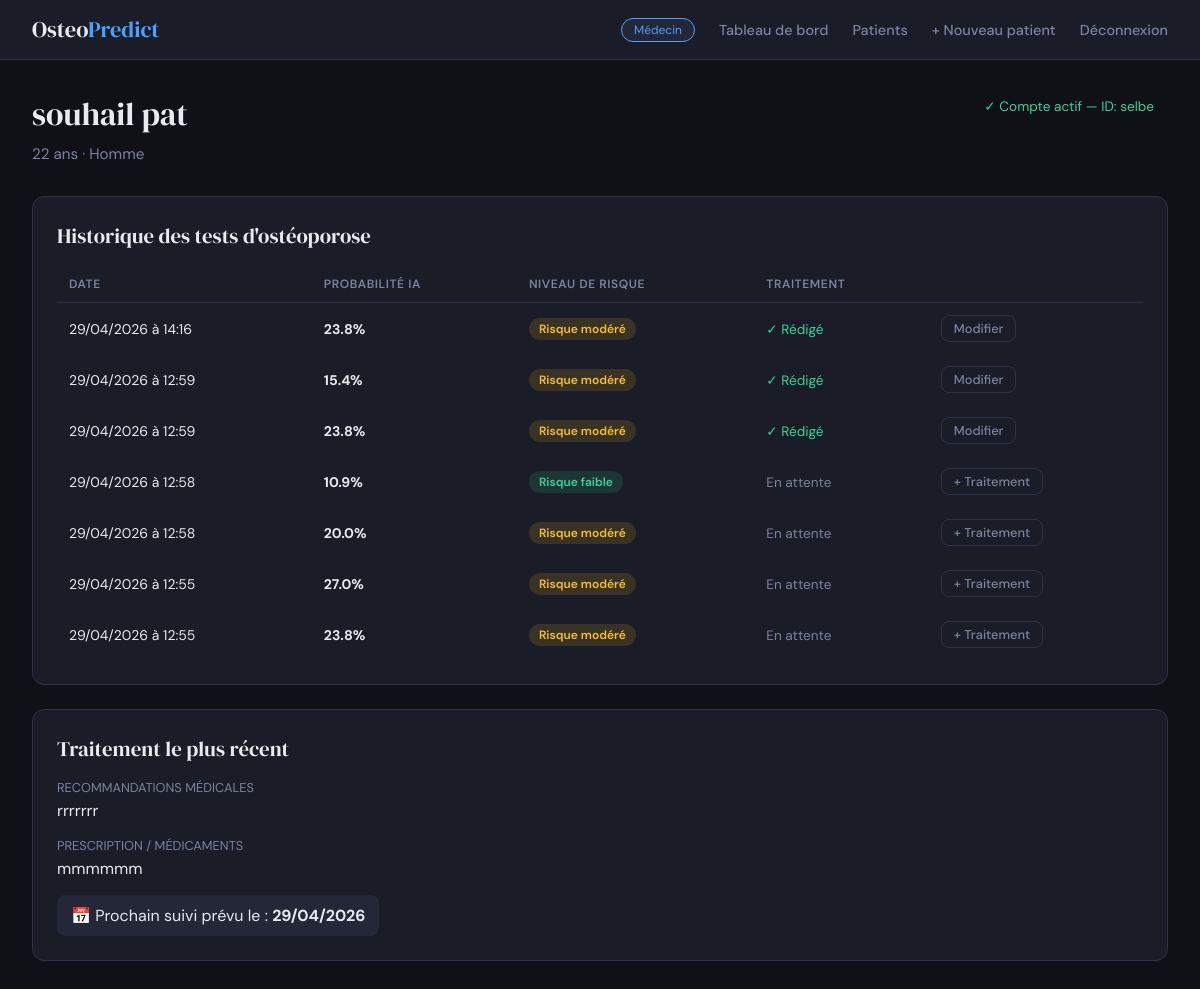
The page /patients/5/ (signed in) on the database as committed earlier.
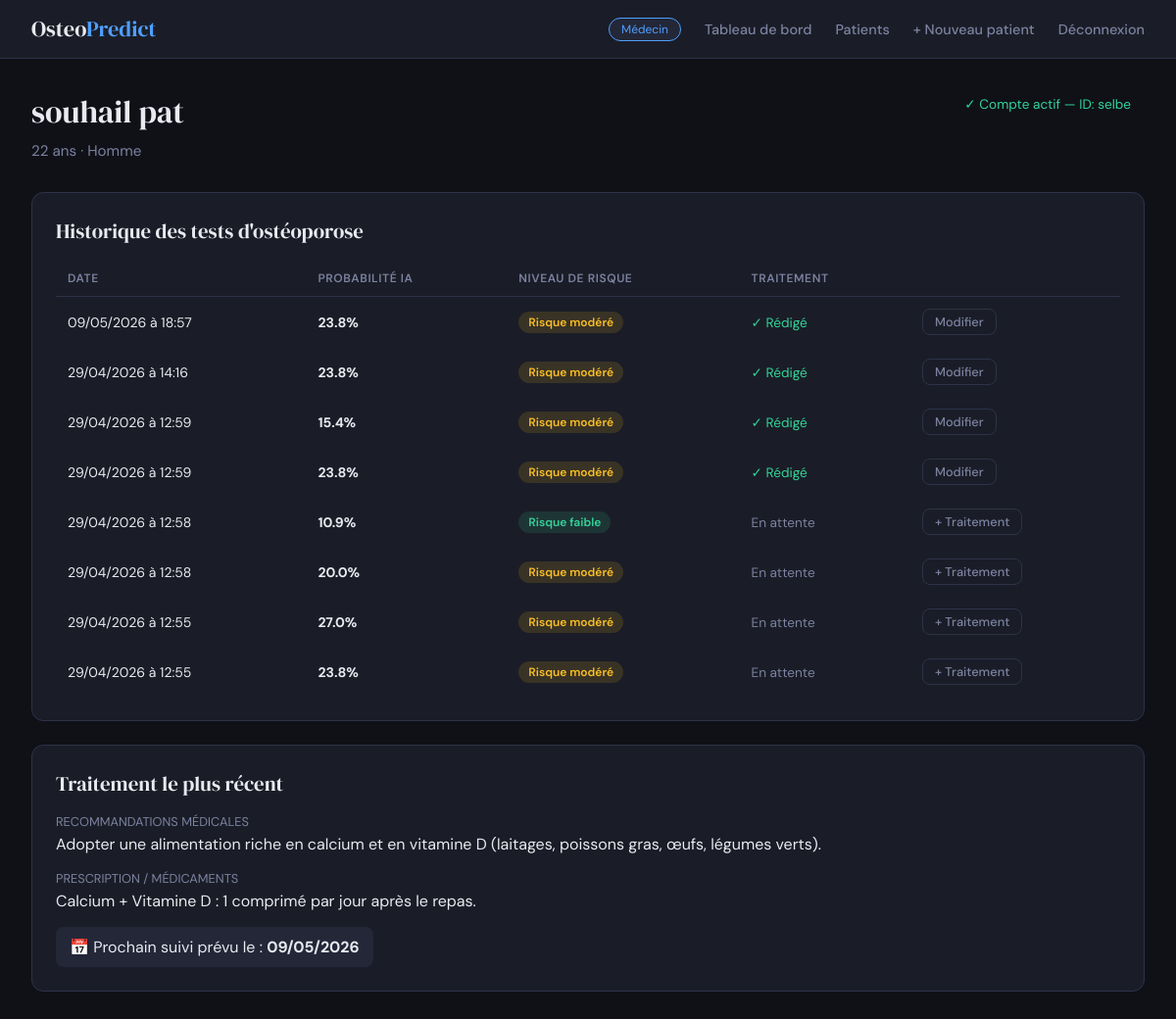
The same page on the database as committed later.
### predictor/models.py (models this page shows, shortened)
class Patient(models.Model):
    doctor = models.ForeignKey(User, on_delete=models.CASCADE, related_name="patients")
    user = models.OneToOneField(User, on_delete=models.SET_NULL, null=True, blank=True, related_name="patient_profile")
    first_name = models.CharField(max_length=100)
    last_name = models.CharField(max_length=100)
    age = models.PositiveIntegerField()
    gender = models.CharField(max_length=20, blank=True, null=True)
    created_at = models.DateTimeField(auto_now_add=True)
    class Meta:
        ordering = ["last_name", "first_name"]

class OsteoporosisPrediction(models.Model):
    patient = models.ForeignKey(Patient, on_delete=models.CASCADE, related_name='osteo_predictions')
    age = models.IntegerField()
    gender = models.CharField(max_length=10)
    hormonal_changes = models.CharField(max_length=50)
    family_history = models.CharField(max_length=10)
    race_ethnicity = models.CharField(max_length=50)
    body_weight = models.CharField(max_length=20)
    calcium_intake = models.CharField(max_length=20)
    vitamin_d_intake = models.CharField(max_length=20)
    physical_activity = models.CharField(max_length=20)
    smoking = models.CharField(max_length=10)
    alcohol_consumption = models.CharField(max_length=20)
    medical_conditions = models.CharField(max_length=100)
    medications = models.CharField(max_length=100)
    prior_fractures = models.CharField(max_length=10)
    probability = models.FloatField()
    result = models.IntegerField() # 0 ou 1
    model_used = models.CharField(max_length=50)
    created_at = models.DateTimeField(auto_now_add=True)
    class Meta:
        ordering = ["-created_at"]
    @property
    def risk_level(self):
        if self.probability >= 60:
            return 'critical'
        elif self.probability >= 35:
            return 'high'
        elif self.probability >= 15:
            return 'medium'
        return 'low'
    @property
    def risk_label(self):
        levels = {
            'critical': 'DANGER CRITIQUE',
            'high': 'Risque élevé',
            'medium': 'Risque modéré',
            'low': 'Risque faible'
        }
        return levels.get(self.risk_level, 'Inconnu')

class Treatment(models.Model):
    prediction = models.OneToOneField(OsteoporosisPrediction, on_delete=models.CASCADE, related_name="treatment")
    doctor = models.ForeignKey(User, on_delete=models.CASCADE, related_name="treatments")
    notes = models.TextField()
    medications = models.TextField(blank=True, null=True)
    followup_date = models.DateField(blank=True, null=True)
    created_at = models.DateTimeField(auto_now_add=True)
    updated_at = models.DateTimeField(auto_now=True)

### predictor/views.py (the view)
        def wrapper(request, *args, **kwargs):
            if not request.user.is_authenticated:
                return redirect('login')
            if get_user_role(request.user) != role:
                return redirect('home')
            return view_func(request, *args, **kwargs)

### predictor/views.py (called while the page is built)
def get_user_role(user):
    try:
        return user.profile.role
    except UserProfile.DoesNotExist:
        return None

def require_role(role):
    def decorator(view_func):
        def wrapper(request, *args, **kwargs):
            if not request.user.is_authenticated:
                return redirect('login')
            if get_user_role(request.user) != role:
                return redirect('home')
            return view_func(request, *args, **kwargs)
        wrapper.__name__ = view_func.__name__
        return wrapper
    return decorator

@require_role('doctor')
@login_required
def patient_detail(request, patient_id):
    patient = get_object_or_404(Patient, id=patient_id, doctor=request.user)
    predictions = patient.osteo_predictions.all().order_by('-created_at')
    return render(request, 'predictor/patient_detail.html', {'patient': patient, 'predictions': predictions})

### predictor/templates/predictor/patient_detail.html (shortened to what this page needs)
{% extends 'predictor/base.html' %}
{% block content %}
<div class="page-header" style="display:flex;justify-content:space-between;align-items:flex-start;">
    <div>
        <div class="page-title">{{ patient.first_name }} {{ patient.last_name }}</div>
        <div class="page-subtitle">{{ patient.age }} ans · {{ patient.gender|default:"Genre non spécifié" }}</div>
    </div>
    <div style="display:flex;gap:.75rem;">
        {% if patient.user %}
        <span style="background:var(--accent-patient)22;color:var(--accent-patient);border:1px solid var(--accent-patient)44;border-radius:8px;padding:6px 14px;font-size:.85rem;">
            ✓ Compte actif — ID: {{ patient.user.username }}
        </span>
        {% endif %}
    </div>
</div>
<div class="card">
    <div class="card-title">Historique des tests d'ostéoporose</div>
    {% if predictions %}
    <table class="table">
        <thead>
            <tr>
                <th>Date</th>
                <th>Probabilité IA</th>
                <th>Niveau de risque</th>
                <th>Traitement</th>
                <th></th>
            </tr>
        </thead>
        <tbody>
        {% for pred in predictions %}
        <tr>
            <td>{{ pred.created_at|date:"d/m/Y à H:i" }}</td>
            <td>
                <strong>{{ pred.probability|floatformat:1 }}%</strong>
            </td>
            <td><span class="badge badge-{{ pred.risk_level }}">{{ pred.risk_label }}</span></td>
            <td>
                {% if pred.treatment %}
                <span style="color:var(--accent-patient);font-size:.85rem;">✓ Rédigé</span>
                {% else %}
                <span style="color:var(--text-muted);font-size:.85rem;">En attente</span>
                {% endif %}
            </td>
            <td>
                <a href="{% url 'add_treatment' pred.id %}" class="btn btn-outline" style="padding:4px 12px;font-size:.8rem;">
                    {% if pred.treatment %}Modifier{% else %}+ Traitement{% endif %}
                </a>
            </td>
        </tr>
        {% endfor %}
        </tbody>
    </table>
    {% else %}
    <div style="padding:2rem;text-align:center;color:var(--text-muted);">
        <p>Ce patient n'a pas encore effectué de test.</p>
        <p style="font-size:.875rem;margin-top:.5rem;">Le patient doit se connecter pour remplir le questionnaire d'évaluation.</p>
    </div>
    {% endif %}
</div>
{% if predictions %}
<div style="margin-top:1.5rem;">
    {% with latest=predictions.first %}
    {% if latest.treatment %}
    <div class="card">
        <div class="card-title">Traitement le plus récent</div>
        <div style="margin-bottom:1rem;">
            <div style="font-size:.8rem;color:var(--text-muted);margin-bottom:4px;">RECOMMANDATIONS MÉDICALES</div>
            <p>{{ latest.treatment.notes }}</p>
        </div>
        {% if latest.treatment.medications %}
        <div style="margin-bottom:1rem;">
            <div style="font-size:.8rem;color:var(--text-muted);margin-bottom:4px;">PRESCRIPTION / MÉDICAMENTS</div>
            <p>{{ latest.treatment.medications }}</p>
        </div>
        {% endif %}
        {% if latest.treatment.followup_date %}
        <div style="background:var(--surface2);border-radius:8px;padding:10px 14px;display:inline-block;">
            📅 Prochain suivi prévu le : <strong>{{ latest.treatment.followup_date|date:"d/m/Y" }}</strong>
        </div>
        {% endif %}
    </div>
    {% endif %}
    {% endwith %}
</div>
{% endif %}
{% endblock %}

### predictor/templates/predictor/base.html (shortened to what this page needs)
<!DOCTYPE html>
<html lang="fr">
<head>
</head>
<body>
{% if user.is_authenticated %}
<nav>
    <a href="{% url 'home' %}" class="nav-brand">Osteo<span>Predict</span></a>
    <div class="nav-links">
        {% if user.profile.role == 'doctor' %}
            <span class="nav-badge doctor"> Médecin</span>
            <a href="{% url 'doctor_dashboard' %}">Tableau de bord</a>
            <a href="{% url 'patient_list' %}">Patients</a>
            <a href="{% url 'add_patient' %}">+ Nouveau patient</a>
        {% else %}
            <span class="nav-badge patient"> Patient</span>
            <a href="{% url 'patient_dashboard' %}">Mon espace</a>
            <a href="{% url 'take_test' %}">Faire un test</a>
        {% endif %}
        <a href="{% url 'logout' %}">Déconnexion</a>
    </div>
</nav>
{% endif %}
<div class="main-content">
    {% block content %}{% endblock %}
</div>
</body>
</html>

### predictor/templates/predictor/base.html (style rules this page uses)
:root { --bg: #0f1117; --surface: #1a1d27; --surface2: #232738; --border: #2d3248; --text: #e8eaf0; --text-muted: #7c82a0; --accent-doctor: #4f9eff; --accent-patient: #34d399; --danger: #f87171; --warning: #fbbf24; --font-display: 'DM Serif Display', serif; --font-body: 'DM Sans', sans-serif; }
* { box-sizing: border-box; margin: 0; padding: 0; }
body { font-family: var(--font-body); background: var(--bg); color: var(--text); min-height: 100vh; }
nav { background: var(--surface); border-bottom: 1px solid var(--border); padding: 0 2rem; display: flex; align-items: center; justify-content: space-between; height: 60px; }
.nav-brand { font-family: var(--font-display); font-size: 1.4rem; color: var(--text); text-decoration: none; }
.nav-brand span { color: var(--accent-doctor); }
.nav-links { display: flex; gap: 1.5rem; align-items: center; }
.nav-links a { color: var(--text-muted); text-decoration: none; font-size: 0.9rem; font-weight: 500; transition: color .2s; }
.nav-badge { background: var(--surface2); border: 1px solid var(--border); border-radius: 20px; padding: 3px 12px; font-size: 0.75rem; color: var(--text-muted); }
.nav-badge.doctor { color: var(--accent-doctor); border-color: var(--accent-doctor)33; }
.main-content { padding: 2rem; max-width: 1200px; margin: 0 auto; }
.card { background: var(--surface); border: 1px solid var(--border); border-radius: 12px; padding: 1.5rem; }
.card-title { font-family: var(--font-display); font-size: 1.3rem; margin-bottom: 1rem; }
.btn { display: inline-flex; align-items: center; gap: 6px; padding: 8px 18px; border-radius: 8px; border: none; font-family: var(--font-body); font-size: 0.875rem; font-weight: 500; cursor: pointer; text-decoration: none; transition: all .2s; }
.btn-outline { background: transparent; color: var(--text-muted); border: 1px solid var(--border); }
.page-header { margin-bottom: 2rem; }
.page-title { font-family: var(--font-display); font-size: 2rem; margin-bottom: 0.5rem; }
.page-subtitle { color: var(--text-muted); font-size: 0.95rem; }
.table { width: 100%; border-collapse: collapse; }
.table th { text-align: left; padding: 10px 12px; font-size: 0.75rem; font-weight: 600; text-transform: uppercase; letter-spacing: .05em; color: var(--text-muted); border-bottom: 1px solid var(--border); }
.table td { padding: 12px; font-size: 0.875rem; border-bottom: 1px solid var(--border)88; }
.table tr:last-child td { border-bottom: none; }
.badge { display: inline-block; padding: 3px 10px; border-radius: 20px; font-size: 0.75rem; font-weight: 600; }
.badge-medium { background: #fbbf2422; color: var(--warning); }
.badge-low { background: #34d39922; color: var(--accent-patient); }

Rows that differ between the two databases and show on the page:
added OsteoporosisPrediction: created_at "09/05/2026 à 18:57", probability "23.8", risk_label "Risque modéré", shows "✓ Rédigé", shows "Modifier", treatment.notes "Adopter une alimentation riche en calcium et en vitamine D (laitages, poissons gras, œufs, légumes verts).", treatment.medications "Calcium + Vitamine D : 1 comprimé par jour après le repas.", treatment.followup_date "09/05/2026"
Other text that changed with them:
{{ latest.treatment.notes }}: "rrrrrrr" → "Adopter une alimentation riche en calcium et en vitamine D (laitages, poissons gras, œufs, légumes verts)."
{{ latest.treatment.medications }}: "mmmmmm" → "Calcium + Vitamine D : 1 comprimé par jour après le repas."
{{ latest.treatment.followup_date|date:"d/m/Y" }}: "29/04/2026" → "09/05/2026"
